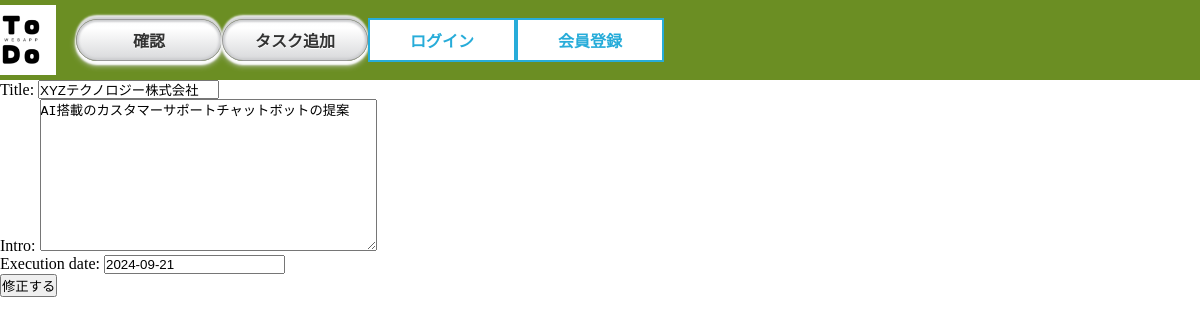
Screenshot of /blog/4/update/ with the database file from the repository.
### blog/models.py (models this page shows, shortened)
class Post(models.Model):
    title = models.CharField(max_length = 255)
    slug = models.SlugField(unique=True, blank=True)
    intro = models.TextField()
    execution_date = models.DateField(default=timezone.now)
    posted_date = models.DateTimeField(auto_now_add=True)

### blog/views.py (the view)
# urls.py: path('blog/<int:pk>/update/', views.UpdateBlogView.as_view(), name='update')
class UpdateBlogView(UpdateView):
    model = Post
    fields = ('title', 'intro','execution_date')
    template_name = 'blog/blog_update.html'
    success_url = reverse_lazy('frontpage')

### blog/templates/blog/blog_update.html (shortened to what this page needs)
{% extends "blog/base.html" %}
{% block content %}
    <form method="post">
        {{ form.as_p }}
        <button type="submit">修正する</button>
    </form>
{% endblock %}

### blog/static/css/blog.css (style rules this page uses)
* { margin: 0px; padding: 0px; }

### rows the page displays
Post: title "XYZテクノロジー株式会社", intro "AI搭載のカスタマーサポートチャットボットの提案", execution_date "2024-09-21"
